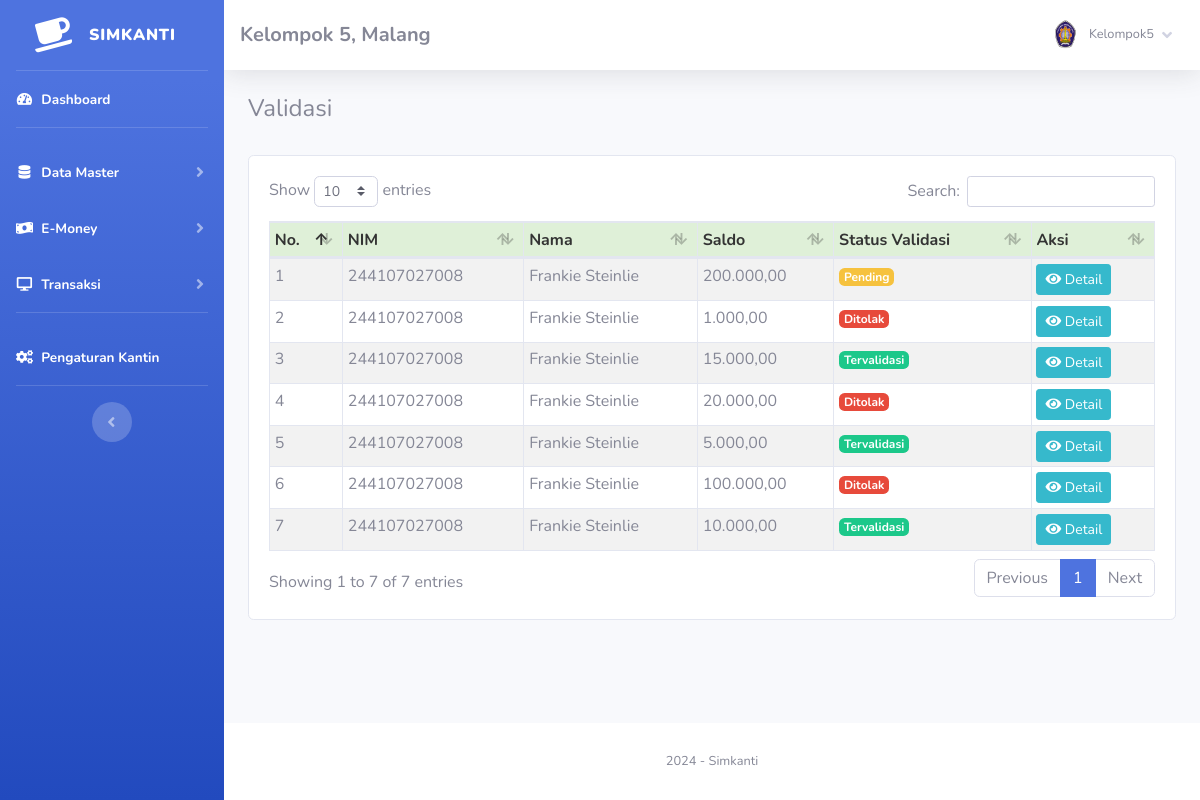
Before: /index.php?page=validasi (signed in) with the older database file.
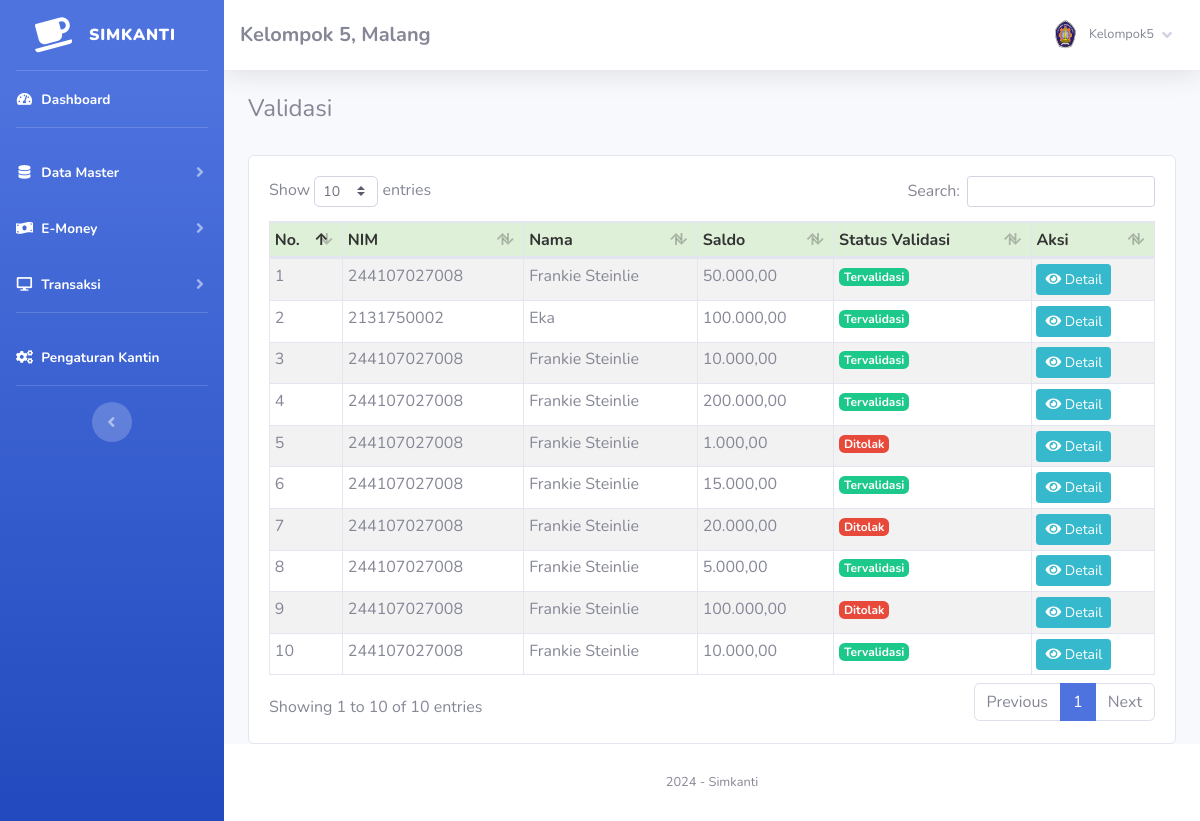
After: the same page with the newer database file.
### tables this page shows
CREATE TABLE `toko` (
  `id_toko` int NOT NULL AUTO_INCREMENT,
  `nama_toko` varchar(255) NOT NULL,
  `alamat_toko` text NOT NULL,
  `tlp` varchar(255) NOT NULL,
  `nama_pemilik` varchar(255) NOT NULL,
  PRIMARY KEY (`id_toko`)
);

CREATE TABLE `member` (
  `id_member` int NOT NULL AUTO_INCREMENT,
  `nm_member` varchar(255) NOT NULL,
  `alamat_member` text NOT NULL,
  `telepon` varchar(255) NOT NULL,
  `email` varchar(255) NOT NULL,
  `gambar` text NOT NULL,
  `NIK` text NOT NULL,
  PRIMARY KEY (`id_member`)
);

CREATE TABLE `validasi` (
  `id_validasi` int NOT NULL AUTO_INCREMENT,
  `nim` varchar(255) DEFAULT NULL,
  `nama` varchar(255) DEFAULT NULL,
  `nominal` decimal(10,2) DEFAULT NULL,
  `fotobukti` varchar(255) DEFAULT NULL,
  `valid` tinyint(1) DEFAULT '0',
  PRIMARY KEY (`id_validasi`)
);

### fungsi/view/view.php (called while the page is built, shortened)
<?php
class view
{
    protected $db;
    public function __construct($db)
    {
        $this->db = $db;
    }
    public function member_edit($id)
    {
        $sql = "select member.*, login.*
                from member inner join login on member.id_member = login.id_member
                where member.id_member= ?";
        $row = $this-> db -> prepare($sql);
        $row -> execute(array($id));
        $hasil = $row -> fetch();
        return $hasil;
    }
    public function toko()
    {
        $sql = "select*from toko where id_toko='1'";
        $row = $this-> db -> prepare($sql);
        $row -> execute();
        $hasil = $row -> fetch();
        return $hasil;
    }
}

### admin/module/validasi/index.php (the view, shortened to what this page needs)
<h4>Validasi</h4>
<br />
<div class="card card-body">
    <div class="table-responsive">
        <table class="table table-bordered table-striped table-sm" id="example1">
            <thead>
                <tr style="background:#DFF0D8;color:#333;">
                    <th>No.</th>
                    <th>NIM</th>
                    <th>Nama</th>
                    <th>Saldo</th>
                    <th>Status Validasi</th>
                    <th>Aksi</th>
                </tr>
            </thead>
            <tbody>
                <?php
                $sql = 'SELECT * FROM validasi ORDER BY id_validasi DESC';
                $stmt = $config->prepare($sql);
                $stmt->execute();
                $data = $stmt->fetchAll(PDO::FETCH_ASSOC);
                $id = 1;
                foreach ($data as $isi):
                    $status = '';
                    if($isi['valid'] == 0) {
                        $status = '<span class="badge badge-warning">Pending</span>';
                    } else if($isi['valid'] == 1) {
                        $status = '<span class="badge badge-success">Tervalidasi</span>';
                    } else if($isi['valid'] == 2) {
                        $status = '<span class="badge badge-danger">Ditolak</span>';
                    }
                ?>
                    <tr>
                        <td><?php echo $id++; ?></td>
                        <td><?php echo $isi['nim']; ?></td>
                        <td><?php echo $isi['nama']; ?></td>
                        <td><?php echo number_format($isi['nominal'], 2, ',', '.'); ?></td>
                        <td><?php echo $status; ?></td>
                        <td>
                            <a href="index.php?page=validasi/detail&id=<?php echo $isi['id_validasi']; ?>"
                               class="btn btn-info btn-sm">
                                <i class="fa fa-eye"></i> Detail
                            </a>
                        </td>
                    </tr>
                <?php endforeach; ?>
            </tbody>
        </table>
    </div>
</div>

### index.php (shortened to what this page needs)
<?php
	if(!empty($_SESSION['admin'])){
		require 'config.php';
		$lihat = new view($config);
		$toko = $lihat -> toko();
			include 'admin/template/header.php';
			include 'admin/template/sidebar.php';
				if(!empty($_GET['page'])){
					include 'admin/module/'.$_GET['page'].'/index.php';
				}else{
					include 'admin/template/home.php';
				}
			include 'admin/template/footer.php';
	}else{
		echo '<script>window.location="login.php";</script>';
	}
?>

### admin/template/header.php (shortened to what this page needs)
<!DOCTYPE html>
<html lang="en">
<head>
    <link href="sb-admin/vendor/fontawesome-free/css/all.min.css" rel="stylesheet" type="text/css">
    <link href="sb-admin/css/sb-admin-2.min.css" rel="stylesheet">
    <link rel="stylesheet" href="sb-admin/vendor/datatables/dataTables.bootstrap4.css" />
</head>
<body id="page-top">
    <div id="wrapper">

### admin/template/sidebar.php (shortened to what this page needs)
<?php
    $id = $_SESSION['admin']['id_member'];
    $hasil_profil = $lihat -> member_edit($id);
?>
<ul class="navbar-nav bg-gradient-primary sidebar sidebar-dark accordion" id="accordionSidebar">
    <a class="sidebar-brand d-flex align-items-center justify-content-center" href="index.php">
        <div class="sidebar-brand-icon rotate-n-15">
            <i class="fas fa-coffee"></i>
        </div>
        <div class="sidebar-brand-text mx-3"><b>Simkanti</b><sup></sup></div>
    </a>
    <hr class="sidebar-divider my-0">
    <li class="nav-item active">
        <a class="nav-link" href="index.php">
            <i class="fas fa-fw fa-tachometer-alt"></i>
            <span>Dashboard</span></a>
    </li>
    <hr class="sidebar-divider">
    <li class="nav-item active">
        <a class="nav-link collapsed" href="#" data-toggle="collapse" data-target="#collapseTwo" aria-expanded="true"
            aria-controls="collapseTwo">
            <i class="fas fa-fw fa-database"></i>
            <span>Data Master</span>
        </a>
    </li>
    <li class="nav-item active">
        <a class="nav-link collapsed" href="#" data-toggle="collapse" data-target="#collapseee" aria-expanded="true"
            aria-controls="collapseTwo">
            <i class="fas fa-fw fa-money-bill-wave"></i>
            <span>E-Money</span>
        </a>
    </li>
    <li class="nav-item active">
        <a class="nav-link collapsed" href="#" data-toggle="collapse" data-target="#collapse3" aria-expanded="true"
            aria-controls="collapse3">
            <i class="fas fa-fw fa-desktop"></i>
            <span>Transaksi</span>
        </a>
    </li>
    <hr class="sidebar-divider">
    <li class="nav-item active">
        <a class="nav-link" href="index.php?page=pengaturan">
            <i class="fas fa-fw fa-cogs"></i>
            <span>Pengaturan Kantin</span></a>
    </li>
    <hr class="sidebar-divider d-none d-md-block">
    <div class="text-center d-none d-md-inline">
        <button class="rounded-circle border-0" id="sidebarToggle"></button>
    </div>
</ul>
<div id="content-wrapper" class="d-flex flex-column">
    <div id="content">
        <nav class="navbar navbar-expand navbar-light bg-white topbar mb-4 static-top shadow">
            <h5 class="d-lg-block d-none mt-2"><b><?php echo $toko['nama_toko'];?>, <?php echo $toko['alamat_toko'];?></b></h5>
            <ul class="navbar-nav ml-auto">
                <li class="nav-item dropdown no-arrow">
                    <a class="nav-link dropdown-toggle" href="#" id="userDropdown" role="button" data-toggle="dropdown"
                        aria-haspopup="true" aria-expanded="false">
                        <img class="img-profile rounded-circle"
                            src="assets/img/user/<?php echo $hasil_profil['gambar'];?>">
                        <span
                            class="mr-2 d-none d-lg-inline text-gray-600 small ml-2"><?php echo $hasil_profil['nm_member'];?></span>
                        <i class="fas fa-angle-down"></i>
                    </a>
                </li>
            </ul>
        </nav>
        <div class="container-fluid">

### admin/template/footer.php (shortened to what this page needs)
 </div>
 </div>
 <footer class="sticky-footer bg-white">
     <div class="container my-auto">
         <div class="copyright text-center my-auto">
             <span>
                 <?php echo date('Y');?> - Simkanti
             </span>
         </div>
     </div>
 </footer>
 </div>
 </div>
</body>
</html>

Changed rows visible on the page:
added validasi: nim "244107027008", nama "Frankie Steinlie", nominal "50.000,00", valid "Tervalidasi"
added validasi: nim "2131750002", nama "Eka", nominal "100.000,00", valid "Tervalidasi"
added validasi: nim "244107027008", nama "Frankie Steinlie", nominal "10.000,00", valid "Tervalidasi"
changed validasi (number 4 of 10 on the later page): valid "Pending" → "Tervalidasi"
Other visible differences:
text written by a page script: "Show entries Search: Showing 1 to 7 of 7 entries Previous 1 Next" → "Show entries Search: Showing 1 to 10 of 10 entries Previous 1 Next"
